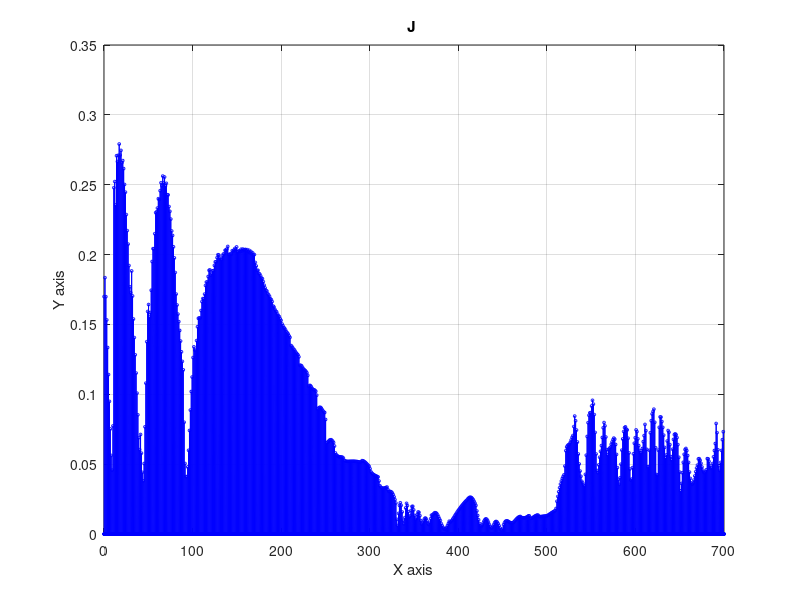

Write the MATLAB code that produced this figure.
% Load the data from the file
data = load('Jf_fast_2.dat');
data2 = load('Ef_fast_2.dat')

% Separate the data into x and y components
x = data(:, 1);
y = data(:, 2);

x2 = data2(:,1);
y2 = data2(:,2);

% Create a figure
figure;

% Plot the data with a thinner line
plot(x, y, 'b-o','MarkerSize',2, 'LineWidth', 0.15); % Setting the LineWidth to 0.25 makes the line thinner

hold on

%plot(x2, y2, 'r-o','MarkerSize',2, 'LineWidth', 0.15);
% Add labels and title
xlabel('X axis');
ylabel('Y axis');
title('J ');

% Add grid for better readability
grid on;
